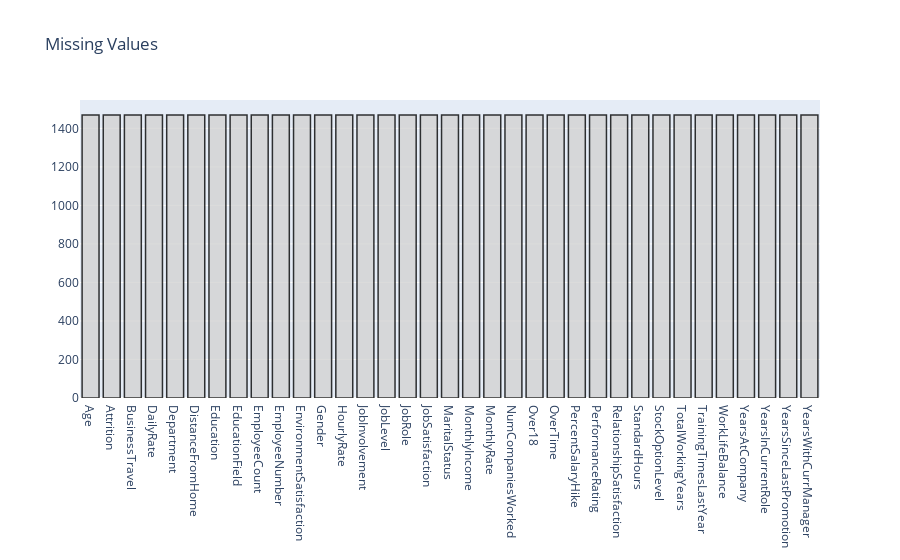

The notebook cell saved with this chart:
### Markdown cell above
## <a id='1.3'>1.3. Missing values</a>

### Code cell
null_feat = pd.DataFrame(len(data['Attrition']) - data.isnull().sum(), columns = ['Count'])

trace = go.Bar(x = null_feat.index, y = null_feat['Count'] ,opacity = 0.8, marker=dict(color = 'lightgrey',
        line=dict(color='#000000',width=1.5)))

layout = dict(title =  "Missing Values")
                    
fig = dict(data = [trace], layout=layout)
py.iplot(fig)

### Figure 1 — Plotly figure (JSON) as saved in the notebook; plotly's stock layout.template omitted (floating-point values rounded to 4 significant figures)
{"data": [{"marker": {"color": "lightgrey", "line": {"color": "#000000", "width": 1.5}}, "opacity": 0.8, "type": "bar", "x": ["Age", "Attrition", "BusinessTravel", "DailyRate", "Department", "DistanceFromHome", "Education", "EducationField", "EmployeeCount", "EmployeeNumber", "EnvironmentSatisfaction", "Gender", "HourlyRate", "JobInvolvement", "JobLevel", "JobRole", "JobSatisfaction", "MaritalStatus", "MonthlyIncome", "MonthlyRate", "NumCompaniesWorked", "Over18", "OverTime", "PercentSalaryHike", "PerformanceRating", "RelationshipSatisfaction", "StandardHours", "StockOptionLevel", "TotalWorkingYears", "TrainingTimesLastYear", "WorkLifeBalance", "YearsAtCompany", "YearsInCurrentRole", "YearsSinceLastPromotion", "YearsWithCurrManager"], "y": [1470, 1470, 1470, 1470, 1470, 1470, 1470, 1470, 1470, 1470, 1470, 1470, 1470, 1470, 1470, 1470, 1470, 1470, 1470, 1470, 1470, 1470, 1470, 1470, 1470, 1470, 1470, 1470, 1470, 1470, 1470, 1470, 1470, 1470, 1470]}], "layout": {"title": {"text": "Missing Values"}}}
